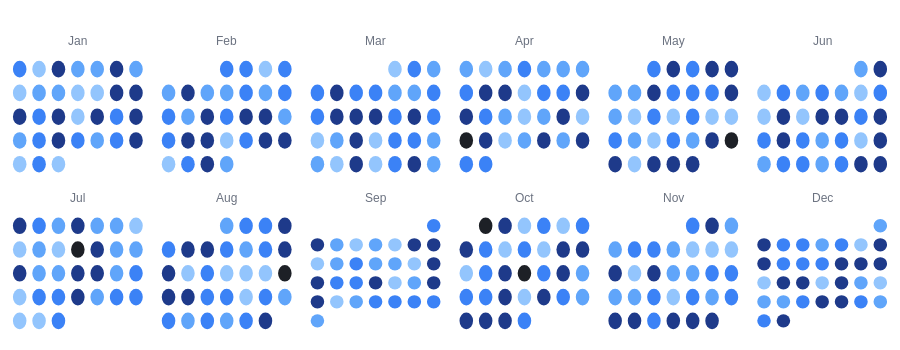

This figure's notebook cell:
### Code cell
import pandas as pd
import plotly.graph_objects as go
from plotly.subplots import make_subplots
import numpy as np

# --- 1. Dane (symulacja) ---
dates = pd.date_range(start='2024-01-01', end='2024-12-31')
np.random.seed(42)
values = np.random.randint(0, 100, size=len(dates)) # 0 pozwoli pokazać "puste" dni
df = pd.DataFrame({'date': dates, 'value': values})
df['month'] = df['date'].dt.month
df['day_of_week'] = df['date'].dt.dayofweek
df['week_grid_y'] = df['date'].dt.strftime('%W').astype(int)
df['week_grid_y'] = df.groupby('month')['week_grid_y'].transform(lambda x: x - x.min())

# --- 2. Paleta "Icy Blue Dashboard" ---
# Dopasowana do słupków na Twoim zdjęciu
def get_dashboard_color(val):
    if val == 0:
        return '#1d2026'   # Bardzo ciemny szary (puste dni - tło placeholderów)
    elif val < 30:
        return '#1e3a8a'   # Ciemny granat (mała aktywność)
    elif val < 60:
        return '#3b82f6'   # Średni niebieski
    elif val < 85:
        return '#60a5fa'   # Jasny niebieski
    else:
        return '#93c5fd'   # "Icy Blue" - kolor Twoich słupków (maksymalna aktywność)

# --- 3. Układ ---
months = [
    "Jan", "Feb", "Mar", "Apr", "May", "Jun",
    "Jul", "Aug", "Sep", "Oct", "Nov", "Dec"
]

fig = make_subplots(
    rows=2, cols=6,
    subplot_titles=months,
    horizontal_spacing=0.015,
    vertical_spacing=0.08
)

# --- 4. Rysowanie ---
for i, month_name in enumerate(months):
    month_idx = i + 1
    month_data = df[df['month'] == month_idx]
    row = 1 if month_idx <= 6 else 2
    col = month_idx if month_idx <= 6 else month_idx - 6

    # Indeksy osi
    axis_idx = (row - 1) * 6 + col
    xref = 'x' if axis_idx == 1 else f'x{axis_idx}'
    yref = 'y' if axis_idx == 1 else f'y{axis_idx}'

    hover_x, hover_y, hover_text = [], [], []

    for _, row_data in month_data.iterrows():
        w = int(row_data['week_grid_y'])
        d = int(row_data['day_of_week'])
        val = row_data['value']

        if w < 6:
            # Rysujemy "Soft Square" (Lekko zaokrąglony kwadrat)
            fig.add_shape(
                type="circle",  # Zmieniamy rect na circle
                x0=d - 0.35, x1=d + 0.35, # Nieco mniejsze niż 0.4, żeby był oddech
                y0=w - 0.35, y1=w + 0.35,
                fillcolor=get_dashboard_color(val),
                line=dict(width=0),
                xref=xref, yref=yref,
                layer="below"
            )

            # Dane do dymka
            hover_x.append(d)
            hover_y.append(w)
            hover_text.append(f"<b>{row_data['date'].strftime('%d %b')}</b><br>{val} min")

    # Niewidzialna warstwa interakcji
    fig.add_trace(
        go.Scatter(
            x=hover_x, y=hover_y,
            mode='markers',
            marker=dict(size=20, color='rgba(0,0,0,0)'),
            text=hover_text,
            hoverinfo='text',
            showlegend=False
        ),
        row=row, col=col
    )

    # Czyste osie
    fig.update_xaxes(showticklabels=False, showgrid=False, zeroline=False, range=[-0.5, 6.5], row=row, col=col)
    fig.update_yaxes(
        showticklabels=False, showgrid=False, zeroline=False,
        autorange="reversed", range=[-0.5, 5.5],
        row=row, col=col
    )

# --- 5. Styling pod Dashboard ---
fig.update_layout(
    title_text="<b>Activity Trends</b>", # Prosty, krótki tytuł
    title_x=0.01, # Tytuł wyrównany do lewej (jak "Top genre per season" na zdjęciu)
    title_font=dict(size=18, color="white", family="Arial, sans-serif"),

    # Kluczowe dla integracji z dashboardem:
    paper_bgcolor='rgba(0,0,0,0)', # Przezroczyste tło (dopasuje się do tła Twojej apki)
    plot_bgcolor='rgba(0,0,0,0)',

    font=dict(family="Arial, sans-serif", color="#a0a0a0"), # Jasnoszary tekst (subtelny)
    height=350, # Kompaktowa wysokość
    margin=dict(t=50, b=10, l=10, r=10), # Małe marginesy
    showlegend=False
)

# Dostosowanie tytułów miesięcy (subplot titles)
fig.update_annotations(font_size=12, font_color="#6b7280") # Szary, nierzucający się w oczy

fig.show()
